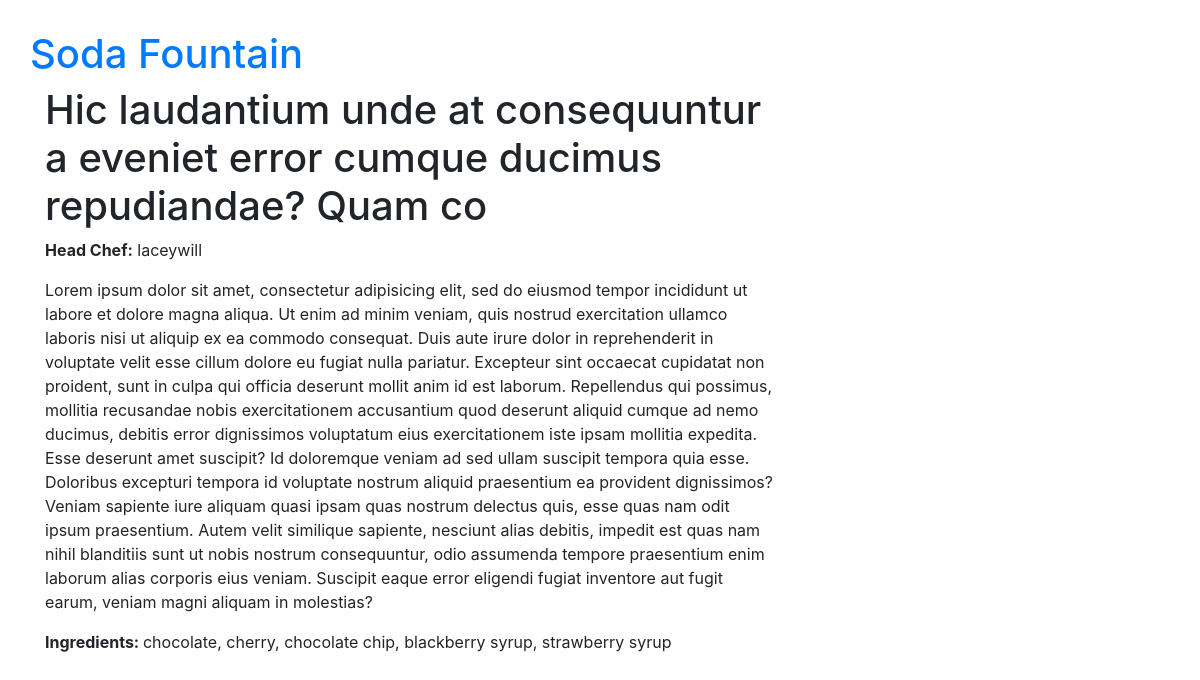
/menu/item/159, run on the app's committed database.
### menu/models.py (models this page shows, shortened)
class Item(models.Model):
    name = models.CharField(max_length=200)
    description = models.TextField()
    chef = models.ForeignKey('auth.User', on_delete=models.CASCADE,)
    created_date = models.DateTimeField(default=timezone.now)
    standard = models.BooleanField(default=False)
    ingredients = models.ManyToManyField('Ingredient')

class Ingredient(models.Model):
    name = models.CharField(unique=True, max_length=200)
    def __str__(self):
        return self.name

### menu/views.py (the view)
# urls.py: path('menu/item/<pk>', views.item_detail, name='item_detail'),
def item_detail(request, pk):
    try:
        item = models.Item.objects.prefetch_related('chef').get(pk=pk)
    except ObjectDoesNotExist:
        raise Http404
    return render(request, 'menu/item_detail.html', {'item': item})

### menu/templates/menu/item_detail.html (shortened to what this page needs)
{% extends 'base.html' %}
{% block content %}
    <div class="content container">
        <div class="row">
            <div class="col-md-8">
                <div class="post">
                    <h1>{{ item.name }}</h1>
                    <p><strong>Head Chef:</strong> {{ item.chef }}</p>
                    <p>{{ item.description }}</p>
                    <p><strong>Ingredients: </strong>{{ item.ingredients.all|join:", " }}</p>
                </div>
            </div>
        </div>
    </div>
{% endblock %}

### assets/css/menu_styles.css (style rules this page uses)
body { padding: 30px; }

### data on the page
Item: name "Hic laudantium unde at consequuntur a eveniet error cumque ducimus repudiandae? Quam co", chef "laceywill", description "Lorem ipsum dolor sit amet, consectetur adipisicing elit, sed do eiusmod tempor incididunt ut labore et dolore magna aliqua. Ut enim ad minim veniam, quis nostrud exercitation ullamco laboris nisi ut aliquip ex ea commodo consequat. Duis aute irure dolor in reprehenderit in voluptate velit esse cillum dolore eu fugiat nulla pariatur. Excepteur sint occaecat cupidatat non proident, sunt in culpa qui officia deserunt mollit anim id est laborum. Repellendus qui possimus, mollitia recusandae nobis exercitationem accusantium quod deserunt aliquid cumque ad nemo ducimus, debitis error dignissimos voluptatum eius exercitationem iste ipsam mollitia expedita. Esse deserunt amet suscipit? Id…", ingredients.all "chocolate, cherry, chocolate chip, blackberry syrup, strawberry syrup"
